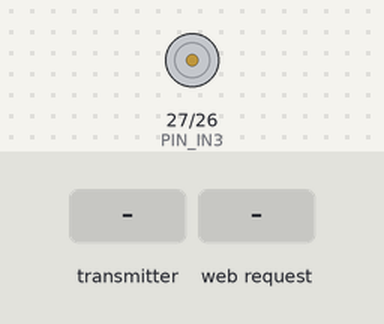
Recording of a sketch running on a simulated ESP32. On the bench: motor-driver pin pairs drawn as motors (green arrow = first pin HIGH = forward, orange = second pin HIGH = backward, longer = more drive, scaled by the enable pin). The inputs (shaded band) are chosen by the test bench. WiFi joins after 1.5 s; servers stay silent unless stated; what the sketch prints to the serial monitor is not drawn.

Above: at 3.2 s.
3.3 s: the transmitter starts sending b = 1024
At 3.9 s:
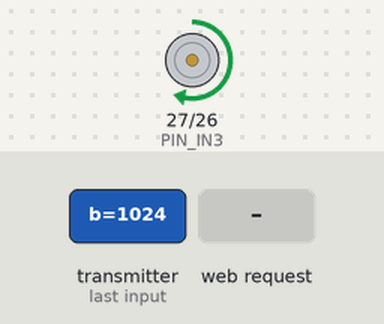
4.8 s: HTTP request GET /wateron received
At 16.2 s:
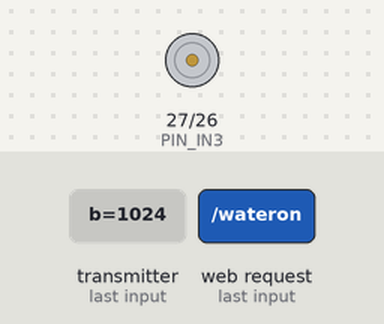
Timing chart, 0 to 17.7 s (numbered marks = the images above; inputs shaded):
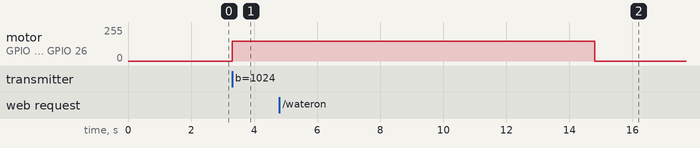

The sketch:

homenetwork_pump.ino
```cpp
//라이브러리 선언
#include <esp_now.h>
#include <WiFi.h>
#include <FS.h>
#include <AsyncTCP.h>
#include <ESPAsyncWebServer.h>

// 핀 선언
#define PIN_IN3  27
#define PIN_IN4  26
#define PIN_ENB  14

// Station모드 연결
const char* wifi_network_ssid = "TP-LINK_1B78";
const char* wifi_network_password =  "april1204";

// AP모드 연결
const char *soft_ap_ssid = "MyESP32AP";
const char *soft_ap_password = "testpassword";

// WiFi 초기화
void initWiFi() {
  WiFi.mode(WIFI_MODE_APSTA);
  WiFi.softAP(soft_ap_ssid, soft_ap_password);
  WiFi.begin(wifi_network_ssid, wifi_network_password);
  Serial.print("Connecting to WiFi ..");
  while (WiFi.status() != WL_CONNECTED) {
    Serial.print('.');
    delay(1000);
  }

  Serial.print("ESP32 IP as soft AP: ");
  Serial.println(WiFi.softAPIP());

  Serial.print("ESP32 IP on the WiFi network: ");
  Serial.println(WiFi.localIP());
}

// 웹 서버 포트 80으로 연결
AsyncWebServer server(80);

// 전달할 데이터 타입과 변수 선언
typedef struct struct_message {
  int b;
} struct_message;

// 전달할 데이터 myData
struct_message myData;

// 시리얼 모니터에 보이는 데이터의 값
void OnDataRecv(const uint8_t * mac, const uint8_t *incomingData, int len) {
  memcpy(&myData, incomingData, sizeof(myData));
  Serial.print("Int: ");
  Serial.println(myData.b);
  Serial.println();
}

// 워터펌프 작동 함수
void pumpON() {
  analogWrite(PIN_ENB, 150);
  digitalWrite(PIN_IN3, HIGH);
  digitalWrite(PIN_IN4, LOW);
  delay(10000);

  analogWrite(PIN_ENB, 0);
  digitalWrite(PIN_IN3, LOW);
  digitalWrite(PIN_IN4, LOW);
  delay(3000);
}

// 워터펌프 작동 페이지
const char index_html[] PROGMEM = R"rawliteral(
<!DOCTYPE HTML><html>
<head>
  <title>Web server</title>
  <style>
    button{
      width: 120px;
      height: 40px;
      color: #fff;
      background-color: #004fff;
      font-size: 12px;
      border: 2px solid #ffffff;
      left:50%;
      top:50%;
      display: inline;
      margin:auto;
      display:block;
    }
    button:focus {
      outline:0;
    }
    button:hover {
      background: rgba(0,79,255,0.9);
      cursor: pointer;
    }
    h1 {
      color:black;
      text-align:center;
    }
  </style>
</head>
<body>
  <h1>Always</h1>

  </br>

  <button type="botton01" onclick="location.href='http://192.168.43.177/wateron'">WATER ON</button>
  <button type="botton01" onclick="location.href='http://192.168.43.177/projectFile'">BACK TO</button>

<script>

</script>
</body>
</html>)rawliteral";

void setup() {
  //시리얼 모니털 시작
  Serial.begin(115200);

  // 와이파이 초기화
  initWiFi();

  server.on("/wateron", HTTP_GET, [](AsyncWebServerRequest * request) {
    request->send(200, "text/html", index_html);
    pumpON();
  });

  server.begin();

  //esp_now 시작
  if (esp_now_init() != ESP_OK) {
    Serial.println("Error initializing ESP-NOW");
    return;
  }

  // 데이터 수신지
  esp_now_register_recv_cb(OnDataRecv);

  // 워터펌프 핀 연결
  pinMode(PIN_IN3, OUTPUT);
  pinMode(PIN_IN4, OUTPUT);
  pinMode(PIN_ENB, OUTPUT);
}

void loop() {
  // 버튼이 눌리면 워터펌프가 작동되고, esp32가 재시작 된다.
  if (myData.b) {
    pumpON();
    ESP.restart();
  }
}
```

Measured:
- after the input at 3.3 s, motor on GPIO 27 (PIN_IN3) / GPIO 26 (PIN_IN4): stopped → forward 150/255 at once
- after the input at 4.8 s, motor on GPIO 27 (PIN_IN3) / GPIO 26 (PIN_IN4): forward 150/255 → stopped after 10.0 s instead of 8.5 s
